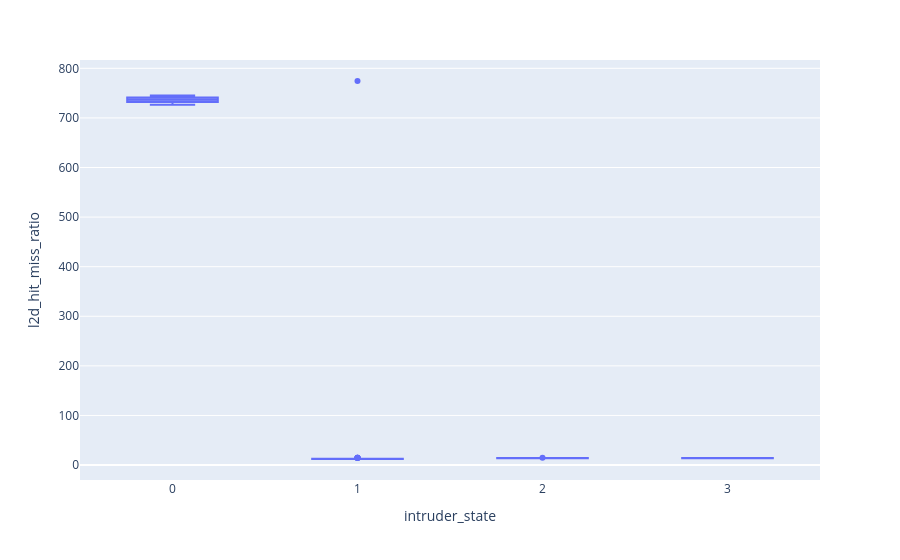

Notebook source saved alongside this figure:
### Code cell
plt.box(data, x="intruder_state", y="l2d_hit_miss_ratio")

### Figure 1 — Plotly figure (JSON) as saved in the notebook; plotly's stock layout.template omitted (floating-point values rounded to 4 significant figures)
{"data": [{"alignmentgroup": "True", "hovertemplate": "intruder_state=%{x}<br>l2d_hit_miss_ratio=%{y}<extra></extra>", "legendgroup": "", "marker": {"color": "#636efa"}, "name": "", "notched": false, "offsetgroup": "", "orientation": "v", "showlegend": false, "type": "box", "x": [0, 1, 2, 3, 0, 1, 2, 3, 0, 1, 2, 3, 0, 1, 2, 3, 0, 1, 2, 3, 0, 1, 2, 3, 0, 1, 2, 3, 0, 1, 2, 3, 0, 1, 2, 3, 0, 1, 2, 3, 0, 1, 2, 3, 0, 1, 2, 3, 0, 1, 2, 3, 0, 1, 2, 3, 0, 1, 2, 3, 0, 1, 2, 3, 0, 1, 2, 3, 0, 1, 2, 3, 0, 1, 2, 3, 0, 1, 2, 3, 0, 1, 2, 3, 0, 1, 2, 3, 0, 1, 2, 3, 0, 1, 2, 3, 0, 1, 2, 3, 0, 1, 2, 3, 0, 1, 2, 3, 0, 1, 2, 3, 0, 1, 2, 3, 0, 1, 2, 3, 0, 1, 2], "x0": " ", "xaxis": "x", "y": [743.8, 774.4, 14.86, 13.97, 735.8, 12.3, 13.98, 13.97, 729.4, 14.59, 13.98, 13.93, 741.2, 12.26, 14.0, 13.99, 739.3, 12.25, 14.01, 13.98, 740.4, 12.27, 14.0, 13.96, 743.5, 12.27, 13.95, 14.0, 736.9, 12.35, 13.96, 13.91, 729.5, 12.26, 13.95, 14.0, 740.7, 12.24, 13.96, 13.93, 745.3, 12.3, 13.98, 13.95, 735.8, 12.3, 13.99, 13.91, 734.5, 12.29, 13.94, 14.03, 735.8, 12.21, 13.98, 14.03, 735.0, 12.32, 13.95, 14.02, 730.8, 14.75, 13.99, 13.92, 742.6, 12.19, 14.04, 14.01, 737.8, 12.27, 14.02, 13.94, 736.7, 12.28, 14.0, 13.93, 742.6, 12.24, 13.95, 13.97, 726.7, 12.24, 14.02, 13.94, 742.0, 14.32, 14.02, 13.95, 732.3, 14.82, 13.99, 13.97, 736.4, 12.24, 13.98, 13.94, 732.3, 12.24, 13.91, 13.93, 728.7, 12.43, 13.95, 13.93, 727.9, 12.92, 13.96, 13.99, 729.6, 13.99, 13.9, 13.91, 745.0, 14.79, 13.93, 13.95, 738.3, 12.29, 13.96, 13.9, 737.7, 12.29, 14.0], "y0": " ", "yaxis": "y"}], "layout": {"boxmode": "group", "legend": {"tracegroupgap": 0}, "margin": {"t": 60}, "xaxis": {"anchor": "y", "domain": [0, 1], "title": {"text": "intruder_state"}}, "yaxis": {"anchor": "x", "domain": [0, 1], "title": {"text": "l2d_hit_miss_ratio"}}}}
